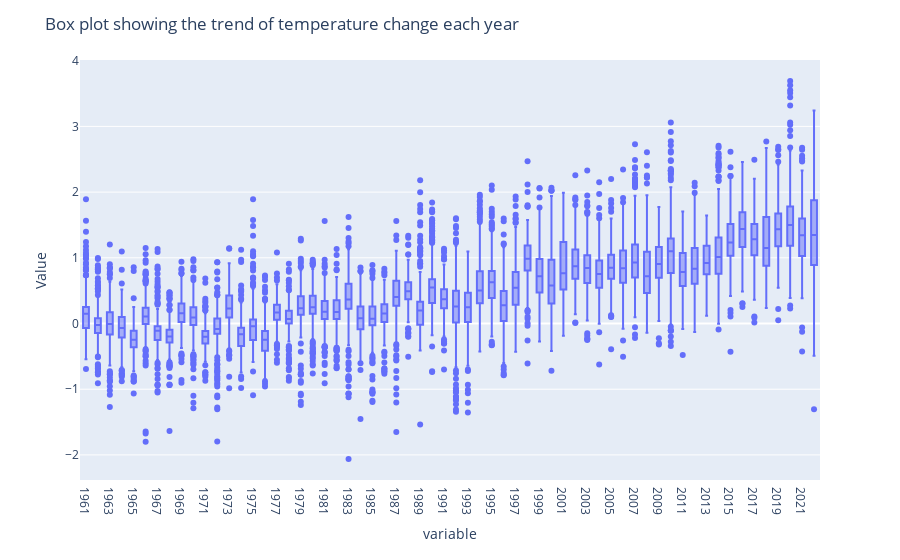

Notebook code for this chart:
### Markdown cell above
## Interactive visualization
- I create graphs with the Plotly library that show quite interesting data. We can see in the box plot how the values tend to approach the mean, reducing the outliers. And in the following scatter plots, we observe a notable trend towards increasing temperatures worldwide.

### Code cell
fig = px.box(columns_float_numeric, labels={"value": "Value"})
fig.update_layout(title='Box plot showing the trend of temperature change each year')
fig.show()

### Figure 1 — Plotly figure (JSON) as saved in the notebook; plotly's stock layout.template omitted (floating-point values rounded to 4 significant figures; data arrays with more than 128 entries replaced by an {"elided": "..."} marker saying what was removed)
{"data": [{"alignmentgroup": "True", "hovertemplate": "variable=%{x}<br>Value=%{y}<extra></extra>", "legendgroup": "", "marker": {"color": "#636efa"}, "name": "", "notched": false, "offsetgroup": "", "orientation": "v", "showlegend": false, "type": "box", "x": {"elided": "13950 str values"}, "x0": " ", "xaxis": "x", "y": {"elided": "13950 float values"}, "y0": " ", "yaxis": "y"}], "layout": {"boxmode": "group", "legend": {"tracegroupgap": 0}, "margin": {"t": 60}, "title": {"text": "Box plot showing the trend of temperature change each year"}, "xaxis": {"anchor": "y", "domain": [0, 1], "title": {"text": "variable"}}, "yaxis": {"anchor": "x", "domain": [0, 1], "title": {"text": "Value"}}}}
